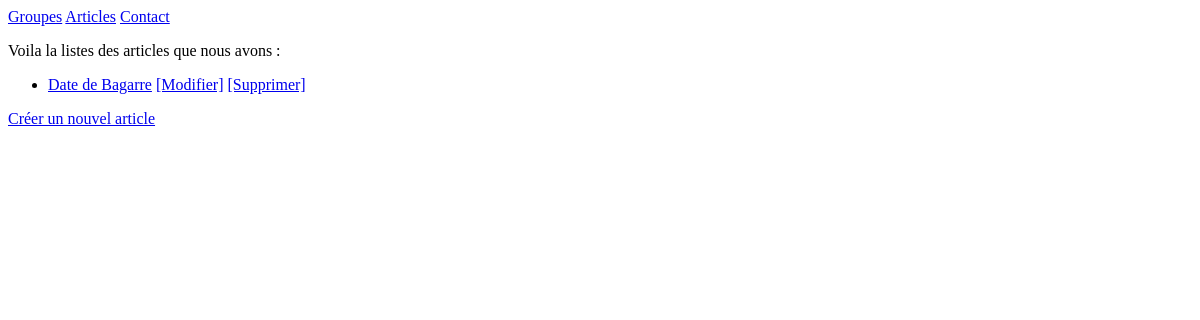
Before: /news/ with the older database file.
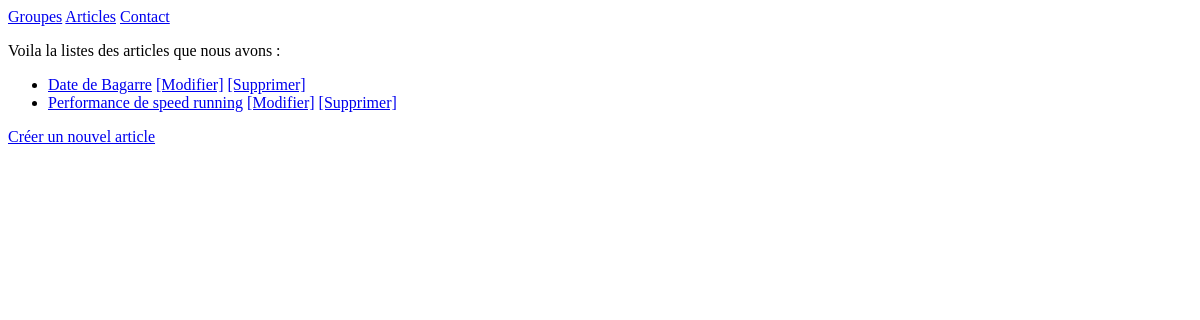
After: the same page with the newer database file.
### listings/models.py (models this page shows, shortened)
class New(models.Model):
    title = models.fields.CharField(max_length=100)
    article = models.fields.CharField(max_length=1000)
    date = models.fields.DateField(default=date.today)
    band = models.ForeignKey(Band, null=True, on_delete=models.SET_NULL)

### listings/views.py (the view)
# urls.py: path('news/', views.news_list, name='news-list'),
def news_list(request):
    news = New.objects.all()
    return render(request, 'listings/news_list.html', {'news': news})

### listings/templates/listings/news_list.html
{% extends 'listings/base.html' %}
{% block content %}
<p>Voila la listes des articles que nous avons :</p>
<ul>
    {% for new in news %}
        <li>
            <a href="{% url 'new-detail' new.id %}">{{ new.title }}</a>
            <a href="{% url 'new-update' new.id %}">[Modifier]</a>
            <a href="{% url 'new-delete' new.id %}">[Supprimer]</a>
        </li>
    {% endfor %}
</ul>
<a href="{% url 'new-create' %}">Créer un nouvel article</a>
{% endblock %}

Changed rows visible on the page:
added New: title "Performance de speed running"
